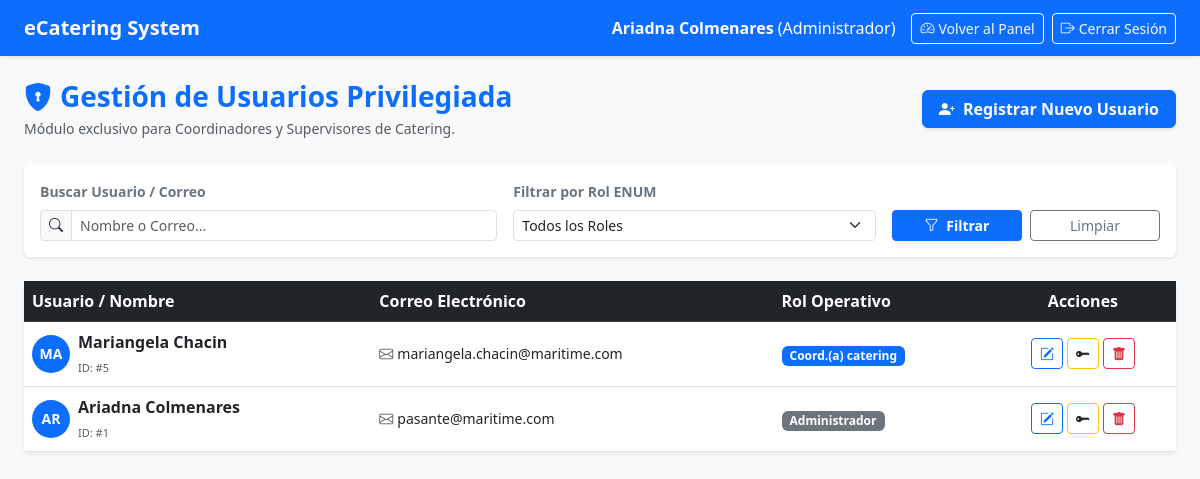
/usuarios.php (signed in), run on the app's committed database.
### tables this page shows
CREATE TABLE `usuarios` (
  `id_usuario` int(11) NOT NULL,
  `nombre` varchar(100) NOT NULL,
  `email` varchar(100) NOT NULL,
  `password` varchar(255) NOT NULL,
  `rol` enum('Administrador','Coord.(a) catering','Superv.(a) catering','Esp. Almacen') DEFAULT 'Coord.(a) catering',
  `creado_en` timestamp NOT NULL DEFAULT current_timestamp(),
  `estado` varchar(20) DEFAULT 'Activo'
);

### usuarios.php (the view, shortened to what this page needs)
<?php
require_once "config/conexion.php";
$busqueda = isset($_GET['buscar']) ? $conexion->real_escape_string(trim($_GET['buscar'])) : '';
$conditions = [];
$where_sql = count($conditions) > 0 ? "WHERE " . implode(" AND ", $conditions) : "";
$sql_usuarios = "SELECT * FROM usuarios $where_sql ORDER BY id_usuario DESC";
$resultado = $conexion->query($sql_usuarios);
?>
<!DOCTYPE html>
<html lang="es">
<head>
    <link href="https://cdn.jsdelivr.net/npm/bootstrap@5.3.0/dist/css/bootstrap.min.css" rel="stylesheet">
    <link rel="stylesheet" href="https://cdn.jsdelivr.net/npm/bootstrap-icons@1.11.0/font/bootstrap-icons.css">
</head>
<body class="bg-light">
    <nav class="navbar navbar-expand-lg navbar-dark bg-primary px-4 shadow-sm">
        <a class="navbar-brand fw-bold" href="dashboard.php">eCatering System</a>
        <div class="ms-auto d-flex align-items-center text-white">
            <span class="me-3"><strong><?php echo $_SESSION['nombre']; ?></strong> (<?php echo$_SESSION['rol']; ?>)</span>
            <a href="dashboard.php" class="btn btn-outline-light btn-sm me-2">
                <i class="bi bi-speedometer2 me-1"></i>Volver al Panel
            </a>
            <a href="logout.php" class="btn btn-outline-light btn-sm">
                <i class="bi bi-box-arrow-right me-1"></i>Cerrar Sesión
            </a>
        </div>
    </nav>
    <div class="container-fluid px-4 my-4">
        <div class="d-flex flex-wrap justify-content-between align-items-center mb-4 gap-2">
            <div>
                <h3 class="fw-bold text-primary mb-1">
                    <i class="bi bi-shield-lock-fill me-2"></i>Gestión de Usuarios Privilegiada
                </h3>
                <p class="text-muted small mb-0">Módulo exclusivo para Coordinadores y Supervisores de Catering.</p>
            </div>
            <button class="btn btn-primary shadow-sm fw-bold px-3" data-bs-toggle="modal" data-bs-target="#modalNuevoUsuario">
                <i class="bi bi-person-plus-fill me-1"></i> Registrar Nuevo Usuario
            </button>
        </div>
        <div class="card border-0 shadow-sm mb-4">
            <div class="card-body bg-white rounded">
                <form method="GET" action="" class="row g-3 align-items-end">
                    <div class="col-md-5">
                        <label class="form-label fw-bold small text-secondary">Buscar Usuario / Correo</label>
                        <div class="input-group input-group-sm">
                            <span class="input-group-text"><i class="bi bi-search"></i></span>
                            <input type="text" name="buscar" class="form-control" placeholder="Nombre o Correo..." value="<?php echo htmlspecialchars($busqueda); ?>">
                        </div>
                    </div>
                    <div class="col-md-4">
                        <label class="form-label fw-bold small text-secondary">Filtrar por Rol ENUM</label>
                        <select name="filtro_rol" class="form-select form-select-sm">
                            <option value="">Todos los Roles</option>
                        </select>
                    </div>
                    <div class="col-md-3 d-flex gap-2">
                        <button type="submit" class="btn btn-primary btn-sm fw-bold w-100 shadow-sm"><i class="bi bi-funnel me-1"></i> Filtrar</button>
                        <a href="usuarios.php" class="btn btn-outline-secondary btn-sm w-100">Limpiar</a>
                    </div>
                </form>
            </div>
        </div>
        <div class="card border-0 shadow-sm">
            <div class="card-body p-0">
                <div class="table-responsive">
                    <table class="table table-hover align-middle mb-0">
                        <thead class="table-dark">
                            <tr>
                                <th>Usuario / Nombre</th>
                                <th>Correo Electrónico</th>
                                <th>Rol Operativo</th>
                                <th class="text-center">Acciones</th>
                            </tr>
                        </thead>
                        <tbody>
                            <?php if ($resultado &&$resultado->num_rows > 0): ?>
                                <?php while ($user =$resultado->fetch_assoc()): ?>
                                    <tr>
                                        <td>
                                            <div class="d-flex align-items-center">
                                                <div class="bg-primary text-white rounded-circle d-flex align-items-center justify-content-center me-2 fw-bold" style="width: 38px; height: 38px; font-size: 14px;">
                                                    <?php echo strtoupper(substr($user['nombre'], 0, 2)); ?>
                                                </div>
                                                <div>
                                                    <strong class="text-dark d-block"><?php echo htmlspecialchars($user['nombre']); ?></strong>
                                                    <span class="text-muted extra-small" style="font-size: 11px;">ID: #<?php echo $user['id_usuario']; ?></span>
                                                </div>
                                            </div>
                                        </td>
                                        <td class="small"><i class="bi bi-envelope me-1 text-muted"></i><?php echo htmlspecialchars($user['email']); ?></td>
                                        <td>
                                            <?php
                                            $rol_badge = "bg-secondary";
                                            if ($user['rol'] == 'Coord.(a) catering')$rol_badge = "bg-primary";
                                            elseif ($user['rol'] == 'Superv.(a) catering')$rol_badge = "bg-info text-dark";
                                            elseif ($user['rol'] == 'Esp. Almacen') $rol_badge = "bg-warning text-dark";
                                            ?>
                                            <span class="badge <?php echo $rol_badge; ?> px-2 py-1"><?php echo htmlspecialchars($user['rol']); ?></span>
                                        </td>
                                        <td class="text-center">
                                            <div class="d-flex justify-content-center gap-1">
                                                <button class="btn btn-sm btn-outline-primary fw-bold"
                                                        data-bs-toggle="modal"
                                                        data-bs-target="#modalEditarUsuario"
                                                        data-id="<?php echo $user['id_usuario']; ?>"
                                                        data-nombre="<?php echo htmlspecialchars($user['nombre']); ?>"
                                                        data-email="<?php echo htmlspecialchars($user['email']); ?>"
                                                        data-rol="<?php echo $user['rol']; ?>"
                                                        title="Editar Usuario">
                                                    <i class="bi bi-pencil-square"></i>
                                                </button>
                                                <button class="btn btn-sm btn-outline-warning text-dark fw-bold"
                                                        data-bs-toggle="modal"
                                                        data-bs-target="#modalResetPass"
                                                        data-id="<?php echo $user['id_usuario']; ?>"
                                                        data-nombre="<?php echo htmlspecialchars($user['nombre']); ?>"
                                                        title="Restablecer Contraseña">
                                                    <i class="bi bi-key-fill"></i>
                                                </button>
                                                <button class="btn btn-sm btn-outline-danger fw-bold"
                                                        onclick="confirmarEliminacion(<?php echo $user['id_usuario']; ?>, '<?php echo htmlspecialchars($user['nombre'], ENT_QUOTES); ?>')"
                                                        title="Eliminar Usuario">
                                                    <i class="bi bi-trash-fill"></i>
                                                </button>
                                            </div>
                                        </td>
                                    </tr>
                                <?php endwhile; ?>
                            <?php endif; ?>
                        </tbody>
                    </table>
                </div>
            </div>
        </div>
    </div>
</body>
</html>

### data on the page
usuarios: nombre "MA", nombre "Mariangela Chacin", id_usuario "5", email "mariangela.chacin@maritime.com", rol "Coord.(a) catering"
usuarios: nombre "AR", nombre "Ariadna Colmenares", id_usuario "1", email "pasante@maritime.com", rol "Administrador"

### other printed values
$_SESSION['nombre'] "Ariadna Colmenares"
$_SESSION['rol'] "Administrador"
